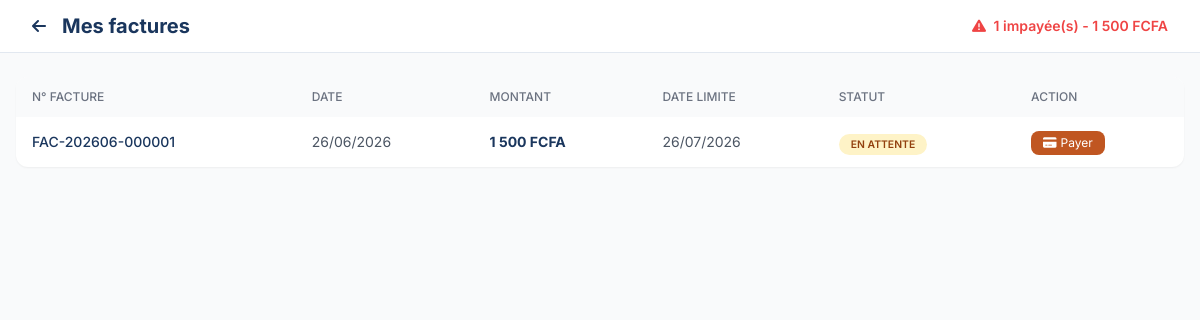
The page /Pages/Client/Factures/index.php (signed in) on the database its author committed.
### tables this page shows
CREATE TABLE `facture` (
  `idFacture` int(11) NOT NULL,
  `numeroFacture` varchar(50) NOT NULL,
  `dateEmission` date NOT NULL,
  `dateEcheance` date NOT NULL,
  `dateLimitePaiement` date NOT NULL,
  `datePaiementReel` date DEFAULT NULL,
  `montantTotal` float NOT NULL,
  `montantHT` float DEFAULT NULL,
  `montantTVA` float DEFAULT NULL,
  `tauxTVA` float DEFAULT 18,
  `montantPenalite` float DEFAULT 0,
  `montantReduction` float DEFAULT 0,
  `remise` float DEFAULT 0,
  `statut` enum('en_attente','payee','en_retard','annulee','impayee') DEFAULT 'en_attente',
  `typeFacture` enum('normale','regulatrice','penalite') DEFAULT 'normale',
  `periodeConsoDebut` date DEFAULT NULL,
  `periodeConsoFin` date DEFAULT NULL,
  `description` text DEFAULT NULL,
  `idClient` int(11) DEFAULT NULL,
  `idConsommation` int(11) DEFAULT NULL,
  `idAgentCreation` int(11) DEFAULT NULL,
  `dateCreation` timestamp NOT NULL DEFAULT current_timestamp(),
  `dateModification` timestamp NOT NULL DEFAULT current_timestamp() ON UPDATE current_timestamp()
);

### Pages/Client/Factures/index.php (the view, shortened to what this page needs)
<?php
$client = new Client();
$user = $client->getLoggedInUser();
$idClient = $user->getIdClient();
$db = Database::getInstance()->getConnection();
$stmt = $db->prepare("SELECT * FROM Facture WHERE idClient = ? ORDER BY dateEmission DESC");
$stmt->execute([$idClient]);
$factures = $stmt->fetchAll();
$facturesImpayees = array_filter($factures, function($f) {
    return in_array($f['statut'], ['en_attente', 'en_retard']);
});
$totalImpaye = array_sum(array_column($facturesImpayees, 'montantTotal'));
?>
<!DOCTYPE html>
<html lang="fr">
<head>
    <script src="https://cdn.tailwindcss.com"></script>
    <link rel="stylesheet" href="https://cdnjs.cloudflare.com/ajax/libs/font-awesome/6.5.1/css/all.min.css">
</head>
<body class="bg-gray-50">
<header class="topbar">
    <div class="flex items-center justify-between">
        <div class="flex items-center space-x-4">
            <a href="../dashboard.php" class="text-primary hover:text-secondary transition">
                <i class="fas fa-arrow-left"></i>
            </a>
            <h1 class="text-xl font-bold text-primary">Mes factures</h1>
        </div>
        <div class="text-sm">
            <?php if (count($facturesImpayees) > 0): ?>
                <span class="text-red-500 font-semibold">
                    <i class="fas fa-exclamation-triangle mr-1"></i>
                    <?= count($facturesImpayees) ?> impayée(s) - <?= number_format($totalImpaye, 0, ',', ' ') ?> FCFA
                </span>
            <?php else: ?>
                <span class="text-green-600"><i class="fas fa-check-circle mr-1"></i> Tout est à jour</span>
            <?php endif; ?>
        </div>
    </div>
</header>
<div class="max-w-7xl mx-auto px-4 py-6">
    <?php if (!empty($factures)): ?>
        <div class="bg-white rounded-xl shadow-sm overflow-hidden">
            <div class="overflow-x-auto">
                <table class="w-full">
                    <thead class="bg-gray-50">
                        <tr>
                            <th class="px-4 py-3 text-left text-xs font-medium text-gray-500 uppercase">N° Facture</th>
                            <th class="px-4 py-3 text-left text-xs font-medium text-gray-500 uppercase">Date</th>
                            <th class="px-4 py-3 text-left text-xs font-medium text-gray-500 uppercase">Montant</th>
                            <th class="px-4 py-3 text-left text-xs font-medium text-gray-500 uppercase">Date limite</th>
                            <th class="px-4 py-3 text-left text-xs font-medium text-gray-500 uppercase">Statut</th>
                            <th class="px-4 py-3 text-left text-xs font-medium text-gray-500 uppercase">Action</th>
                        </tr>
                    </thead>
                    <tbody class="divide-y divide-gray-200">
                        <?php foreach ($factures as $facture): ?>
                            <?php
                                $isEnRetard = strtotime($facture['dateLimitePaiement']) < time() && $facture['statut'] !== 'payee';
                                $statutClass = $facture['statut'] === 'payee' ? 'status-payee' : ($isEnRetard ? 'status-retard' : 'status-attente');
                                $statutLabel = $facture['statut'] === 'payee' ? 'Payée' : ($isEnRetard ? 'En retard' : 'En attente');
                            ?>
                            <tr class="hover:bg-gray-50">
                                <td class="px-4 py-3 text-sm font-medium text-primary">
                                    <?= htmlspecialchars($facture['numeroFacture']) ?>
                                </td>
                                <td class="px-4 py-3 text-sm text-gray-600">
                                    <?= date('d/m/Y', strtotime($facture['dateEmission'])) ?>
                                </td>
                                <td class="px-4 py-3 text-sm font-bold <?= $isEnRetard ? 'text-red-600' : 'text-primary' ?>">
                                    <?= number_format($facture['montantTotal'], 0, ',', ' ') ?> FCFA
                                </td>
                                <td class="px-4 py-3 text-sm <?= $isEnRetard ? 'text-red-500' : 'text-gray-600' ?>">
                                    <?= date('d/m/Y', strtotime($facture['dateLimitePaiement'])) ?>
                                </td>
                                <td class="px-4 py-3">
                                    <span class="status-badge <?= $statutClass ?>"><?= $statutLabel ?></span>
                                </td>
                                <td class="px-4 py-3">
                                    <?php if ($facture['statut'] !== 'payee'): ?>
                                        <a href="payer.php?id=<?= $facture['idFacture'] ?>"
                                           class="btn-secondary text-xs px-3 py-1 rounded-lg inline-flex items-center">
                                            <i class="fas fa-credit-card mr-1"></i> Payer
                                        </a>
                                    <?php else: ?>
                                        <span class="text-xs text-gray-400">Payée</span>
                                    <?php endif; ?>
                                </td>
                            </tr>
                        <?php endforeach; ?>
                    </tbody>
                </table>
            </div>
        </div>
    <?php endif; ?>
</div>
</body>
</html>

### Pages/Client/Factures/index.php (style rules this page uses)
* { font-family: 'Inter', sans-serif; }
:root { --primary: #1a365d; --secondary: #c05621; --accent: #ecc94b; }
.text-primary { color: var(--primary); }
.btn-secondary { background: var(--secondary); color: white; transition: all 0.3s ease; }
.status-badge { padding: 0.25rem 0.75rem; border-radius: 9999px; font-size: 0.65rem; font-weight: 600; text-transform: uppercase; }
.status-attente { background: #fef3c7; color: #92400e; }
.topbar { background: white; border-bottom: 1px solid #e2e8f0; padding: 0.75rem 2rem; position: sticky; top: 0; z-index: 50; }

### rows shown on the page
facture: statut "1", statut "1 500", numeroFacture "FAC-202606-000001", dateEmission "26/06/2026", montantTotal "1 500", dateLimitePaiement "26/07/2026"
